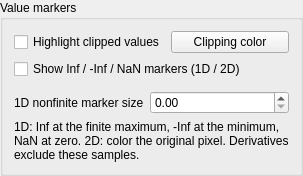
<?xml version="1.0" encoding="UTF-8"?>
<ui version="4.0">
 <class>ValueMarkers</class>
 <widget class="QGroupBox" name="ValueMarkers">
  <layout class="QFormLayout" name="markers">
   <item row="0" column="0" colspan="2">
    <layout class="QHBoxLayout" name="highlight_row">
     <item>
      <widget class="QCheckBox" name="highlight_clipped">
       <property name="text">
        <string>Highlight clipped values</string>
       </property>
       <property name="toolTip">
        <string>Emphasize clamped samples in 1D, 2D and 3D. Turning this off keeps value clamping active.</string>
       </property>
      </widget>
     </item>
     <item>
      <widget class="QPushButton" name="clip_color_button">
       <property name="text">
        <string>Clipping color</string>
       </property>
      </widget>
     </item>
    </layout>
   </item>
   <item row="1" column="0" colspan="2">
    <widget class="QCheckBox" name="show_nonfinite">
     <property name="text">
      <string>Show Inf / -Inf / NaN markers (1D / 2D)</string>
     </property>
     <property name="toolTip">
      <string>1D: Inf at the visible finite maximum, -Inf at the minimum, NaN at zero. No finite samples: use zero. 2D: color the original pixel. Source values and derivatives are unchanged.</string>
     </property>
    </widget>
   </item>
   <item row="2" column="0" colspan="2">
    <widget class="QWidget" name="nonfinite_color_row" native="true">
     <layout class="QHBoxLayout" name="nonfinite_colors">
      <property name="leftMargin">
       <number>0</number>
      </property>
      <property name="topMargin">
       <number>0</number>
      </property>
      <property name="rightMargin">
       <number>0</number>
      </property>
      <property name="bottomMargin">
       <number>0</number>
      </property>
     </layout>
    </widget>
   </item>
   <item row="3" column="0">
    <widget class="QLabel" name="field_1d_nonfinite_marker_size_label">
     <property name="text">
      <string>1D nonfinite marker size</string>
     </property>
     <property name="buddy">
      <cstring>nonfinite_size</cstring>
     </property>
    </widget>
   </item>
   <item row="3" column="1">
    <widget class="NoWheelDoubleSpinBox" name="nonfinite_size">
     <property name="toolTip">
      <string>Inf / -Inf / NaN dot diameter in 1D plots, including slices. 2D retains whole-pixel coloring.</string>
     </property>
    </widget>
   </item>
   <item row="4" column="0" colspan="2">
    <widget class="QLabel" name="marker_hint">
     <property name="text">
      <string>1D: Inf at the finite maximum, -Inf at the minimum, NaN at zero. 2D: color the original pixel. Derivatives exclude these samples.</string>
     </property>
     <property name="wordWrap">
      <bool>true</bool>
     </property>
    </widget>
   </item>
  </layout>
  <property name="title">
   <string>Value markers</string>
  </property>
 </widget>
 <customwidgets>
  <customwidget>
   <class>NoWheelDoubleSpinBox</class>
   <extends>QDoubleSpinBox</extends>
   <header>utils.qt_widgets</header>
  </customwidget>
 </customwidgets>
 <resources />
 <connections />
</ui>
